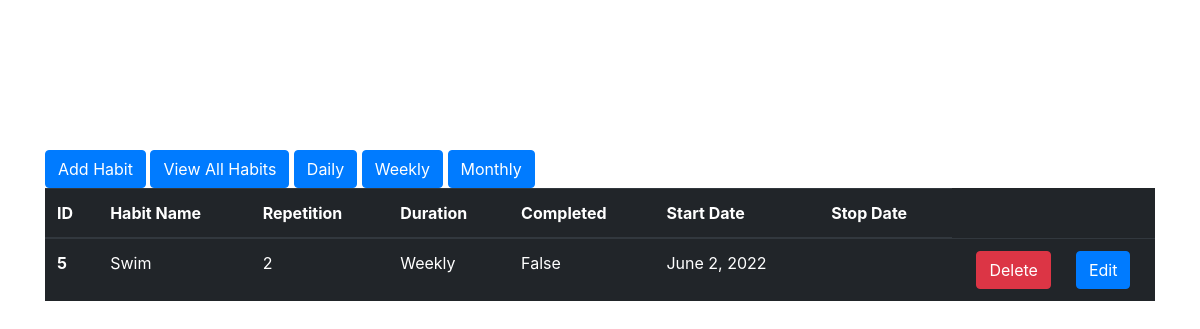
The page /weekly on the database its author committed.
### habit/models.py (models this page shows)
class HabitModel(models.Model):
    class Meta:
        db_table = "habit"
    name = models.CharField(max_length=255)
    repetition = models.IntegerField()
    number_completed = models.IntegerField(default=0)
    duration = models.CharField(max_length=255)
    completed = models.BooleanField(default=False)
    start_date = models.DateField(default=timezone.now())
    finish_date = models.DateField(default=timezone.now())
    broken = models.BooleanField(default=False)
    streak = models.IntegerField(default=0)

### habit/views.py (the view)
# urls.py: path('weekly', WeeklyHabitsView.as_view(), name='weekly'),
class WeeklyHabitsView(View):
    def get(self, request):
        habits = HabitModel.objects.filter(duration="Weekly")
        print(habits)
        return render(request, 'habits.html', {'habits': habits})

### habit/templates/habits.html (shortened to what this page needs)
{% extends 'base.html' %}
{% block content %}
<a href="{% url 'add-habit'  %}"> <button class = "btn btn-primary">Add Habit</button> </a>
<a href="{% url 'habits'  %}"> <button class = "btn btn-primary">View All Habits</button> </a>
<a href="{% url 'daily'  %}"> <button class = "btn btn-primary">Daily</button> </a>
<a href="{% url 'weekly'  %}"> <button class = "btn btn-primary">Weekly</button> </a>
<a href="{% url 'monthly'  %}"> <button class = "btn btn-primary">Monthly</button> </a>
<table class="table table-dark">
  <thead>
    <tr>
      <th scope="col">ID</th>
      <th scope="col">Habit Name</th>
      <th scope="col">Repetition</th>
      <th scope="col">Duration</th>
      <th scope="col">Completed</th>
      <th scope="col">Start Date</th>
      <th scope="col">Stop Date</th>
    </tr>
  </thead>
  <tbody>
    {% for habit in habits %}
    <tr>
      <th scope="row">{{habit.id}}</th>
      <td>{{habit.name}}</td>
      <td>{{habit.repetition}}</td>
      <td> {{habit.duration }} {{habit.duration_type}} </td>
      <td> {{habit.completed}}</td>
      <td> {{habit.start_date }}</td>
      <td> {{habit.finnish_date }}</td>
      <td class = "d-flex flex-row justify-content-around">
        <form method="post" action = "delete/{{habit.id}}">
        <input type="submit" value="Delete" class = "btn btn-danger">
       </form>
       <a href = "{% url 'update' habit.id %}"  ><button class = "btn btn-primary"> Edit</button></a>
      </td>
    </tr>
    {% endfor %}
  </tbody>
</table>
{% endblock %}

### rows shown on the page
HabitModel: id "5", name "Swim", repetition "2", duration "Weekly", completed "False", start_date "June 2, 2022"
